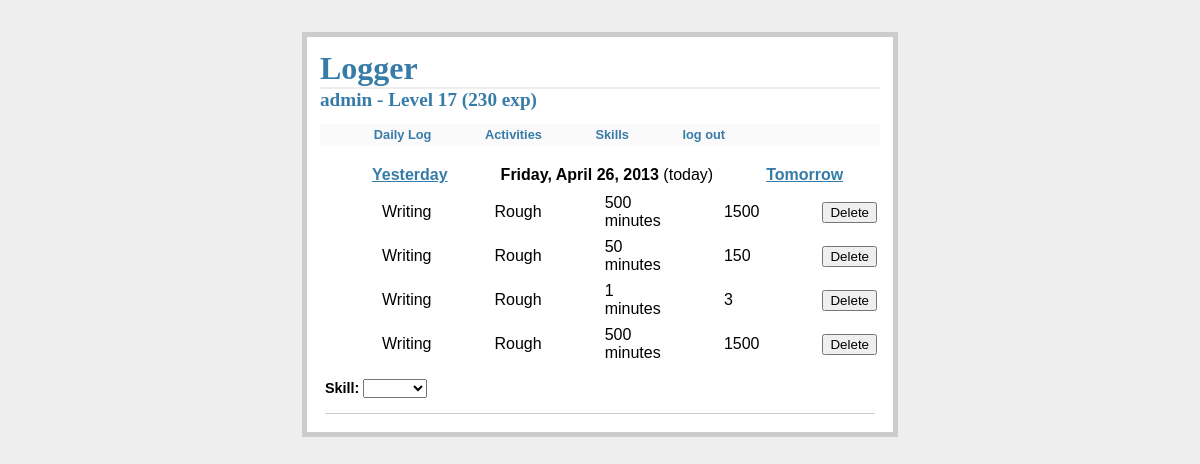
The page / (signed in) on the database its author committed.
### tables this page shows
CREATE TABLE users (
id integer primary key autoincrement,
name string not null,
password string not null,
level integer not null,
exp integer not null
);

CREATE TABLE skills (
id integer primary key autoincrement,
user_id integer not null,
name string not null,
active integer not null,
level integer not null,
exp integer not null
);

CREATE TABLE activities (
id integer primary key autoincrement,
skill_id integer not null,
user_id integer not null,
name string not null,
sessions string not null,
difficulty integer not null,
active integer not null
);

CREATE TABLE logs (
id integer primary key autoincrement,
activity_id integer not null,
user_id integer not null,
date string not null,
time integer not null,
exp integer not null
);

### main.py (the view)
@app.route('/')
@login_required
def show_logs():
    addTrue = False
    today = False
    if 'date' in request.args:
        date = datetime.datetime.strptime(request.args['date'], "%Y-%m-%d").date()
    else:
        date = datetime.date.today()
    if date == datetime.date.today():
        addTrue = True
        today = True
    if date == datetime.date.today() - datetime.timedelta(days=1):
        addTrue = True
    yesterday = date - datetime.timedelta(days=1)
    tomorrow = date + datetime.timedelta(days=1)
    day = date.strftime("%A, %B %e, %G")
    app.logger.info(session.__dict__)
    logs = g.db.execute("SELECT * FROM logs WHERE date='%s' AND user_id=%s ORDER BY id desc" % (date, session['user_id']))
    skills = getAllSkills()
    user = getUser()
    return render_template('logs/show_logs.html', users=user, logs=logs, skills=skills, day=day, addTrue=addTrue, today=today, yesterday=str(yesterday), tomorrow=str(tomorrow))

### main.py (called while the page is built)
def dict_factory(cursor, row):
    d = {}
    for idx,col in enumerate(cursor.description):
        d[col[0]] = row[idx]
    return d

def connect_db():
    conn = sqlite3.connect(app.config['DATABASE'])
    conn.row_factory = dict_factory
    return conn

@app.before_request
def before_request():
    g.db = connect_db()

@app.teardown_request
def teardown_request(exception):
    g.db.close()

def login_required(test):
    @wraps(test)
    def wrap(*args, **kwargs):
        u = g.db.execute("SELECT * FROM users WHERE id=%s" %session['user_id'])
        user = u.fetchone()
        if 'logged_in' in session and 'user_id' in session and user is not None:
            return test(*args, **kwargs)
        else:
            flash('You need to login')
            return redirect(url_for('login'))
    return wrap

def getAllSkills():
    s = g.db.execute("SELECT * FROM skills WHERE user_id=%s AND active=1" % session['user_id'])
    skills = s.fetchall()
    return skills

def getUser():
    users = g.db.execute("SELECT * FROM users WHERE id=%s" % session['user_id'])
    user = users.fetchone()
    app.logger.info(user)
    return user

def get_activity_name(a_id):
    a = g.db.execute('SELECT name FROM activities WHERE id=%s AND user_id=%s' %(a_id, session['user_id']))
    return a.fetchone()['name']

def get_activity_sessions(a_id):
    a = g.db.execute('SELECT sessions FROM activities WHERE id=%s AND user_id=%s' %(a_id, session['user_id']))
    return a.fetchone()['sessions']

def get_skill_name(a_id):
    a = g.db.execute('SELECT skill_id FROM activities WHERE id=%s AND user_id=%s' %(a_id, session['user_id']))
    skill_id = a.fetchone()['skill_id']
    s = g.db.execute('SELECT name FROM skills WHERE id=%s AND user_id=%s' %(skill_id, session['user_id']))
    return s.fetchone()['name']

### templates/logs/show_logs.html (shortened to what this page needs)
{% extends "layout.html" %}
{% block body %}
{% if session.logged_in %}
<table class=datebox>
<tr><td><a href="{{url_for('show_logs') + '?date=' + yesterday}}"><b>Yesterday</b></a></td>
<td><b>{{day}}</b> {% if today %} (today) {% endif %}</td>
<td><a href="{{url_for('show_logs') + '?date=' + tomorrow}}"><b>Tomorrow</b></a></td>
</table>
<table class=logbox>
{% for l in logs %}
<tr>
<td>{{get_skill_name(l.activity_id).capitalize()}}</td>
<td>{{get_activity_name(l.activity_id).capitalize()}}</td>
<td>{% if get_activity_sessions(l.activity_id)=='m' %} {{l.time}} minutes {% endif %}</td>
<td>{{l.exp}}</td>
{% if addTrue %}<td><form action='/delete_log/{{l.id}}' method='post'><input type='submit' id='delete' onClick="return confirm('Are you sure?');" value='Delete'></form></td>{% endif %}</tr>
{% else %}
There's nothing here!
{% endfor %}
</table>
{% if addTrue %}
<form action="{{url_for('add_log')}}" method=post class=add-entry>
<dl>
<b>Skill:</b>
<select name=skill onChange='getActivities()' id="skill">
<option></option>
{% for s in skills %}
<option value={{s.id}}>{{s.name.capitalize()}}</option>
{% endfor %}
</select>
</form>
{% endif %}
{% endif %}
{% endblock %}

### templates/layout.html (shortened to what this page needs)
<!doctype html>
<link rel=stylesheet type=text/css href="{{url_for('static', filename='style.css')}}">
<div class=page>
<h1>Logger</h1>
{% if session.logged_in %}
<h2>{{users.name}} - Level {{users.level}} ({{users.exp}} exp)</h2>
{% endif %}
<ul class=metanav>
<li><a href="{{url_for('show_logs')}}">Daily Log</a></li>
<li><a href="{{url_for('show_activities')}}">Activities</a></li>
<li><a href="{{url_for('show_skills')}}">Skills</a></li>
<li>{% if not session.logged_in %}
    <a href="{{url_for('login')}}">log in</a>
{% else %}
    <a href="{{url_for('logout')}}">log out</a>
{% endif %}</li>
</ul>
{% block body %}{% endblock %}
</div>

### static/style.css (style rules this page uses)
a, h1, h2 { color: #377BA8; }
h1, h2 { font-family: 'Georgia', serif; margin: 0; }
h1 { border-bottom: 2px solid #eee; }
h2 { font-size: 1.2em; }
.page { margin: 2em auto; width: 35em; border: 5px solid #ccc; padding: 0.8em; background: white; }
.add-entry { font-size: 0.9em; border-bottom: 1px solid #ccc; margin: 5px; }
.add-entry dl { font-weight: bold; }
.metanav { text-align: left; font-size: 0.8em; padding: 0.3em; margin-bottom: 1em; background: #fafafa; }
.metanav li { display: inline; font-weight:bold; padding-left:50px; }
.metanav li a { text-decoration:none; }
.datebox td { padding-top:5px; padding-left:50px; }
.logbox td { padding-top:5px; padding-left:60px; }

### rows shown on the page
users: name "admin", level "17", exp "230"
logs: time "500", exp "1500"
skills: name "Writing"
activities: name "Rough"
logs: time "50", exp "150"
logs: time "1", exp "3"
logs: time "500", exp "1500"

### other values the page prints
{{ day }} "Friday, April 26, 2013"
